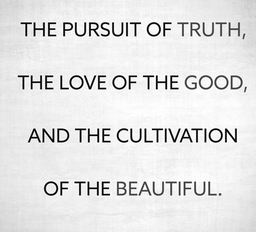
#> input picture assignment_1/data/quote.png, 256 x 232 px, shrunk from 674 x 610 before the run
$ python Q4_Connected_Components.py
#> lines starting #> are read from the running program, lines starting #| are printed output that depends on the picture; after the words box and inside, x2 and y2 are one past the last pixel; in counts of white or black regions, pixels touching at a corner belong together
#> in main, image is the input picture: shape (232, 256); min 0, max 255, mean 227.3
### assignment_1/src/Q1_Histogram_Computation.py
import skimage.io
import numpy as np
from matplotlib import pyplot as plt
import os

def get_histogram(image: np.ndarray) -> list:
    # print(image.shape)
    # print(np.min(image), np.max(image))
    height, width = image.shape
    freq = [0] * 256

    for i in range(height):
        for j in range(width):
            intensity = image[i][j]
            freq[intensity] += 1

    return freq

# [32 lines left out: functions plot_hisogram, compute_avg, main, not called in this run]

# [2 lines that do not run on import are left out]

### assignment_1/src/Q2_Otsus_Binarization.py
import skimage.io
import numpy as np
from Q1_Histogram_Computation import get_histogram
import sys
from matplotlib import pyplot as plt
import os

def get_normalized_histogram(histogram: list) -> list:
    total_pixels = np.sum(histogram)
    n_hist = [histogram[i]/total_pixels for i in range(len(histogram))]
    return n_hist

def get_class_probabilities(normalized_histogram: list, threshold: int):
    cls_0 = np.sum(normalized_histogram[:threshold+1])
    cls_1 = np.sum(normalized_histogram[threshold+1:])
    return cls_0, cls_1

def get_class_means(normalized_histogram: list, threshold: int, prob_class_0: float, prob_class_1: float):
    sum_0 = 0
    sum_1 = 0
    for k in range(0,threshold+1):
        sum_0 += k * normalized_histogram[k]
    for k in range(threshold+1, 256):
        sum_1 += k * normalized_histogram[k]

    return sum_0/prob_class_0 if prob_class_0>0 else 0, sum_1/prob_class_1 if prob_class_1>0 else 0

def get_class_variances(normalized_histogram: list, threshold: int, prob_class_0: float, prob_class_1: float, mean_class_0: float, mean_class_1: float):
    sum_0 = 0
    sum_1 = 0
    for k in range(0,threshold+1):
        sum_0 += ((k - mean_class_0) ** 2) * normalized_histogram[k]
    for k in range(threshold+1, 256):
        sum_1 += ((k - mean_class_1) ** 2) * normalized_histogram[k]

    return sum_0/prob_class_0 if prob_class_0>0 else 0, sum_1/prob_class_1 if prob_class_1>0 else 0

def get_within_class_variance(image: np.ndarray, threshold: int) -> float:

    hist = get_histogram(image=image)

    normalized_histogram = get_normalized_histogram(histogram=hist)

    prob_class_0, prob_class_1 = get_class_probabilities(
        normalized_histogram = normalized_histogram,
        threshold = threshold
    )

    mean_class_0, mean_class_1 = get_class_means(
        normalized_histogram = normalized_histogram,
        threshold = threshold,
        prob_class_0 = prob_class_0,
        prob_class_1 = prob_class_1
    )

    var_class_0, var_class_1 = get_class_variances(
        normalized_histogram = normalized_histogram,
        threshold = threshold,
        prob_class_0 = prob_class_0,
        prob_class_1 = prob_class_1,
        mean_class_0 = mean_class_0,
        mean_class_1 = mean_class_1
    )

    return (prob_class_0 * var_class_0) + (prob_class_1 * var_class_1)

# [124 lines left out: functions get_between_class_variance, get_binarized_image, q2a_otsus_binarization_within_class_variance, q2b_otsus_binarization_between_class_variance, main, not called in this run]
# [2 lines that do not run on import are left out]

### assignment_1/src/Q3_Adaptive_Binarization.py
import skimage.io
import numpy as np
import sys
from matplotlib import pyplot as plt
from collections import Counter
from Q2_Otsus_Binarization import get_binarized_image, get_within_class_variance
import os

def get_otsu_binarization_threshold(image: np.ndarray) -> int:
    min_within_class_var = sys.float_info.max
    min_threshold = 0

    for threshold in range(256):
        within_class_var_at_t = get_within_class_variance(image = image, threshold=threshold)
        if within_class_var_at_t < min_within_class_var:
            min_within_class_var = within_class_var_at_t
            min_threshold = threshold
#> this loop made 256 passes
#> (prob_class_0 in get_within_class_variance, prob_class_1 in get_within_class_variance, mean_class_0 in get_within_class_variance, mean_class_1 in get_within_class_variance, var_class_0 in get_within_class_variance, var_class_1 in get_within_class_variance) on passes 1 to 11: (0.00924, 0.991, 0, 229.4, 0, 1581.8), (0.0104, 0.99, 0.113, 229.7, 0.1, 1521.5), (0.0113, 0.989, 0.262, 229.9, 0.351, 1476.1), (0.012, 0.988, 0.427, 230, 0.754, 1439.4), (0.0128, 0.987, 0.629, 230.2, 1.39, 1403), (0.0133, 0.987, 0.801, 230.3, 2.06, 1376.9), (0.0139, 0.986, 1.03, 230.5, 3.12, 1345.9), (0.0144, 0.986, 1.22, 230.6, 4.12, 1323.5), (0.0148, 0.985, 1.42, 230.7, 5.31, 1302.1), (0.0152, 0.985, 1.62, 230.7, 6.6, 1283.3), (0.0157, 0.984, 1.89, 230.9, 8.58, 1258.9)
#> (prob_class_0 in get_within_class_variance, prob_class_1 in get_within_class_variance, mean_class_0 in get_within_class_variance, mean_class_1 in get_within_class_variance, var_class_0 in get_within_class_variance, var_class_1 in get_within_class_variance) on pass 44: (0.0242, 0.976, 10.56, 232.6, 180.8, 903.1)
    return min_threshold

# [111 lines left out: functions compute_block_positions, process_blocks, adaptive_binarization, main, not called in this run]

# [2 lines that do not run on import are left out]

### assignment_1/src/Q4_Connected_Components.py
import numpy as np
from skimage import io
import os
from matplotlib import pyplot as plt
from Q3_Adaptive_Binarization import get_otsu_binarization_threshold
from Q2_Otsus_Binarization import get_binarized_image

def dsu_find(parent, i):
    if parent[i] == i:
        return i
    parent[i] = dsu_find(parent, parent[i])
    return parent[i]

def dsu_union(parent, i, j):
    root_i = dsu_find(parent, i)
    root_j = dsu_find(parent, j)
    if root_i != root_j:
        if root_i < root_j:
            parent[root_j] = root_i
        else:
            parent[root_i] = root_j


def binarize_image(image: np.ndarray):
    threshold = get_otsu_binarization_threshold(image=image)
    binarized_image = np.ones_like(image)
    binarized_image = image < threshold
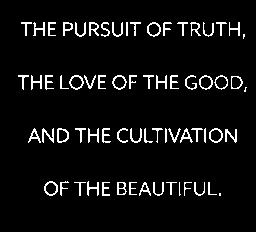
#> binarized_image: shape (232, 256) bool; 6% white in thin lines or dots, all inside (x1, y1, x2, y2) = (18, 22, 247, 196)
    # binarized_image = get_binarized_image(image=image, threshold=threshold)
    # binarized_image = 1 - binarized_image
    print(f"  Threshold: {threshold:.3f}, Foreground pixels: {binarized_image.sum()}")
#|   Threshold: 149.000, Foreground pixels: 3547
    plt.figure()
    plt.imshow(binarized_image, cmap='gray')
    plt.show()
    return binarized_image

# Replacing skimage.color.gray2rgb(img_as_ubyte(gray_image))
def convert_gray_to_rgb(gray_image):
    # Convert to uint8
    gray_image = (gray_image * 255).astype(np.uint8)
    # convert to rgb
    rgb_image = np.stack([gray_image, gray_image, gray_image], axis=2)
    return rgb_image

def get_connected_components(binarized_image):

    padded_image = np.pad(binarized_image, pad_width=1, mode='constant',constant_values=False)
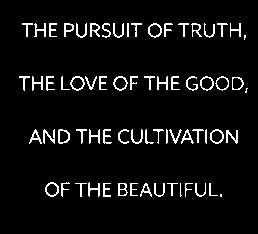
#> padded_image: shape (234, 258) bool; 5.9% white in thin lines or dots, all inside (x1, y1, x2, y2) = (19, 23, 248, 197)
    labels = np.zeros_like(padded_image, dtype=np.int32)
    current_label = 1
    dsu_parent = np.arange(padded_image.shape[0] * padded_image.shape[1] // 2)

    for row in range(1, padded_image.shape[0] - 1):
        for col in range(1, padded_image.shape[1] - 1):

            # if it is a foreground pixel: 1
            if padded_image[row, col]:

                # get the 4 previous neighnours
                neighbors = [
                    labels[row - 1, col - 1],  # Top-left
                    labels[row - 1, col],      # Top
                    labels[row - 1, col + 1],  # Top-right
                    labels[row, col - 1]       # Left
                ]

                # Neighbors that are foreground pixels
                foreground_neighbors = [n for n in neighbors if n > 0]

                # New Region
                if not foreground_neighbors:
                    labels[row, col] = current_label
                    current_label += 1
                # Connected region
                else:
                    min_label = min(foreground_neighbors)
                    labels[row, col] = min_label
                    for label in foreground_neighbors:
                        if label != min_label:
                            dsu_union(dsu_parent, min_label, label)
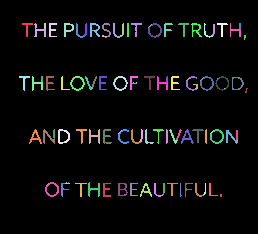
#> labels: shape (234, 258) int32; 111 distinct labels, from 0 to 110; one colour per label, 0 black

    # Remove padding
    labels = labels[1:-1, 1:-1]

    # Resolve equivalences
    unique_labels = np.unique(labels)
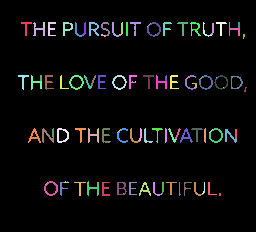
#> labels: shape (232, 256) int32; 111 distinct labels, from 0 to 110; one colour per label, 0 black
#> in get_largest_character, `labels = get_connected_components(binarized_image=binarized_image)`: labels: shape (232, 256) int32; 68 distinct labels, from 0 to 110
    unique_labels = unique_labels[unique_labels != 0]
    # print(f"unique labels: {unique_labels}")

    root_labels = np.array([dsu_find(dsu_parent, l) for l in unique_labels])
    # print(f"root labels: {root_labels}")

    relabel_map = np.zeros(labels.max() + 1, dtype=labels.dtype)
    relabel_map[unique_labels] = root_labels
    # print(f"relabel_map : {relabel_map}")

    final_labels = relabel_map[labels]
    # print(f"final labels : {final_labels}")

    return final_labels

def find_largest_character_component(labels):
    component_labels, counts = np.unique(labels[labels > 0], return_counts=True)
    largest_component_label = component_labels[np.argmax(counts)]

    print(f"  Total components: {len(component_labels)}")
#|   Total components: 67
    print(f"  Largest component: {largest_component_label} ({np.max(counts)} pixels)")
#|   Largest component: 63 (81 pixels)

    return largest_component_label

def create_highlighted_image(gray_image, labels, largest_component_label):
#> called with largest_component_label = 63
    mask = (labels == largest_component_label)
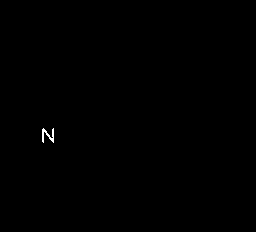
#> mask: shape (232, 256) bool; 0.14% white in thin lines or dots, all inside (x1, y1, x2, y2) = (42, 128, 54, 143)
    highlighted_image = convert_gray_to_rgb(gray_image)
    # Highlight the largest component in red
    highlighted_image[mask] = [255, 0, 0]
#> highlighted_image: shape (232, 256, 3); 0.14% of pixels changed, all inside (x1, y1, x2, y2) = (42, 128, 54, 143)

    return highlighted_image

def get_largest_character(gray_image: np.ndarray):
    # Normalize to [0, 1]
    # gray_image = gray_image / 255
    # Binarize the Image
    binarized_image = binarize_image(gray_image)

    labels = get_connected_components(binarized_image=binarized_image)
    largest_component_label = find_largest_character_component(labels=labels)
    highlighted_image = create_highlighted_image(gray_image/255,labels, largest_component_label)

    return highlighted_image

def main():
    image_path = '../data/quote.png'
    output_dir = '../output/Q4'

    image = io.imread(image_path)
    highlighted_image = get_largest_character(image)

    os.makedirs(output_dir, exist_ok=True)
    io.imsave(f'{output_dir}/quote_highlighted.png',highlighted_image)

    plt.figure(figsize=(10,6))
    plt.subplot(121)
    plt.title('Original Image')
    plt.imshow(image, cmap='gray')
    plt.subplot(122)
    plt.title("Highlighted Largest Connected Component")
    plt.imshow(highlighted_image)
    plt.show()

if __name__ == '__main__':
    main()
